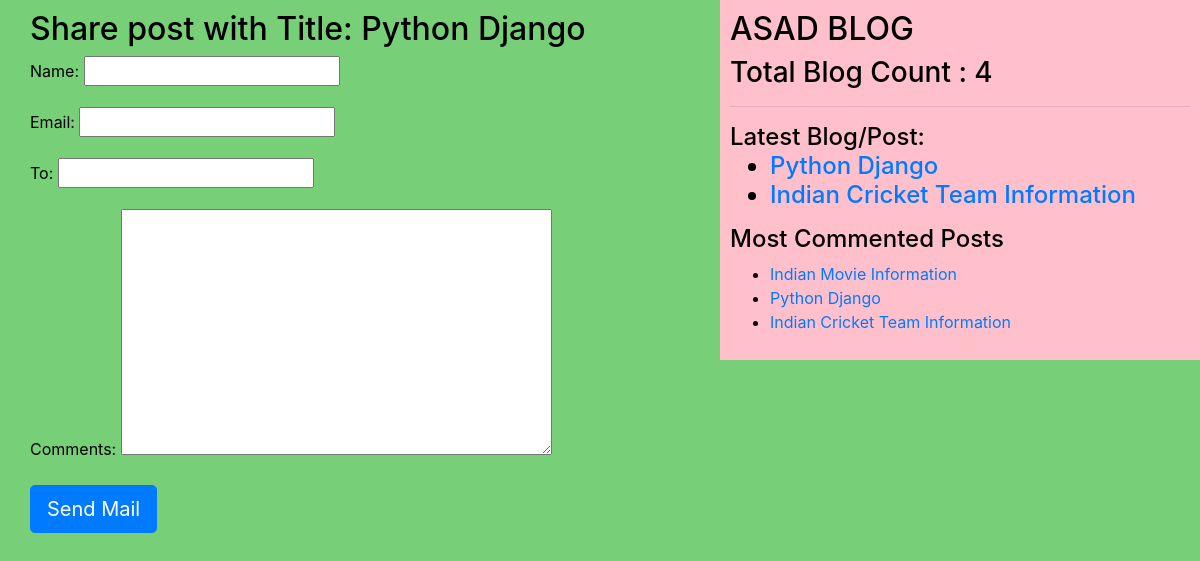
The page /5/share on the database its author committed.
### blogapp/models.py (models this page shows, shortened)
class PostTable(models.Model):
    STATUS_CHOICES = (('draft','Draft'),('published','Published')) # Incase if we want to keep in draft and alter later
    title = models.CharField(max_length=50)
    author = models.ForeignKey(User, on_delete=models.CASCADE, related_name = 'blog_posts') #ManyToOne Relationship, One author might be posting many blogs
    body_blog = models.TextField() # for posting huge content
    publish_blog = models.DateField(default = timezone.now) # Date of blog post
    creation_blog = models.DateField(auto_now_add = True) # Date of creationg of blog
    updation_blog = models.DateField(auto_now = True) # Date of updation of blog
    slug = models.SlugField(max_length = 50, unique_for_date = 'publish_blog') #Giving the endpoint in url and to avoid the clashes with two same title name
    status = models.CharField(max_length=50, choices = STATUS_CHOICES, default = 'draft')
    objects = CustomManager()
    tags = TaggableManager()
    class Meta:
        ordering = ('-publish_blog',)
    def get_absolute_url(self):
        return reverse('post_detail',args = [self.publish_blog.year, self.publish_blog.strftime('%m'),self.publish_blog.strftime('%d'),self.slug])

### blogapp/views.py (the view)
# urls.py: re_path(r'^(?P<id>\d+)/share',views.mail_send_view)
def mail_send_view(request,id):
    post = get_object_or_404(PostTable,id = id, status = 'published')
    sent = False
    if request.method == "POST":
        form = EmailSendForm(request.POST)
        if form.is_valid():
            cd = form.cleaned_data
            subject = '{} ({})'.format(cd['name'],cd['email'],post.title)
            post_url = request.build_absolute_uri(post.get_absolute_url())
            message = 'Read the post at :\n {} \n\n {}\'s Comments: \n{}'.format(post_url, cd['name'], cd['comments'])
            send_mail(subject,message,'asadanjum54321@gmail.com',[cd['to']])
            sent = True
    else:
        form = EmailSendForm()
    my_dict = {'form':form, 'post':post, 'sent':sent}
    return render(request=request, template_name= 'blogapp/sharebymail.html', context= my_dict)

### blogapp/forms.py
class EmailSendForm(forms.Form):
    name = forms.CharField()
    email = forms.EmailField()
    to = forms.CharField()
    comments = forms.CharField(widget= forms.Textarea, required=False)

### blogapp/models.py (called while the page is built)
    def get_queryset(self):
        return super().get_queryset().filter(status = 'published')

### blogapp/templatetags/blog_tags.py (called while the page is built)
@register.simple_tag(name = 'my_tag')
def total_posts():
    return PostTable.objects.count()

@register.inclusion_tag('blogapp/latest_posts.html')
def show_latest_posts():
    latest_posts = PostTable.objects.order_by('-publish_blog')[:2]
    return {'latest_posts':latest_posts}

@register.simple_tag()
def get_most_commented_posts(total = 3):
    return PostTable.objects.annotate(total_comments = Count('comments')).order_by('-total_comments')[:total] # getting the comments and ordering

### templates/blogapp/sharebymail.html (shortened to what this page needs)
{% extends "blogapp/base.html" %}
{% block body_block %}
    {% if sent %}
        <h1>Email sent successfully</h1>
        <h2>Post with title: {{ post.title }} shared by email</h2>
    {% else %}
        <h2>
            Share post with Title: {{ post.title }}
        </h2>
        <form method="post">
            {{ form.as_p }}
            <input type = "submit" name = "" class = "btn btn-primary btn-lg" value = "Send Mail">
        </form>
    {% endif %}
{% endblock body_block %}

### templates/blogapp/base.html (shortened to what this page needs)
<!DOCTYPE html>
{% load static %}
{% load blog_tags %}
<html lang="en">
<head>
    <link rel="stylesheet" href="https://cdn.jsdelivr.net/npm/bootstrap@4.6.2/dist/css/bootstrap.min.css">
    <link rel="stylesheet" type = "text/css" href="{% static "css/blogapp/blog.css" %}">
</head>
<body>
    <div class="contents">
    {% block body_block %}
    {% endblock body_block %}
    </div>
    <div class="sidebar">
        <h2>ASAD BLOG</h2>
        <h3>Total Blog Count : {% my_tag %}</h3> <hr>
        <h4>Latest Blog/Post: {% show_latest_posts %}</h4>
        <h4>Most Commented Posts</h4>
        {% get_most_commented_posts as m_c_p %}
        <ul>
            {% for i in m_c_p %}
                <li>
                    <a href = "{{ i.get_absolute_url }}"> {{ i.title }}</a>
                </li>
            {% endfor %}
        </ul>
    </div>
</body>
</html>

### templates/blogapp/latest_posts.html
<ul>
    {% for i in latest_posts %}
        <li>
            <a href="{{ i.get_absolute_url }}">{{ i.title }}</a>
        </li>
    {% endfor %}
</ul>

### static/css/blogapp/blog.css (style rules this page uses)
.contents { width: 60%; float: left; padding: 10px 0 0 30px; background: rgb(119, 207, 119); height: 100%; }
.sidebar { width: 40%; float: right; padding: 10px; background: pink; height: 100%; }
body { color: black; background: rgb(119, 207, 119); }

### rows shown on the page
PostTable: title "Python Django"
PostTable: title "Indian Cricket Team Information"
PostTable: title "Indian Movie Information"
